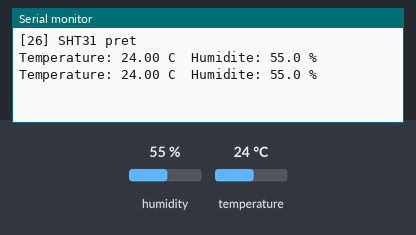
This sketch was run on a simulated Arduino Uno, built with avr-gcc and run on an emulated ATmega328P. Parts: the last lines printed to the serial monitor. Inputs (shaded band) come from the test bench; at power-on: humidity 55 %, temperature 24 °C.

Above: at 1.8 s.
1.9 s: humidity set to 22 %
At 3.0 s:
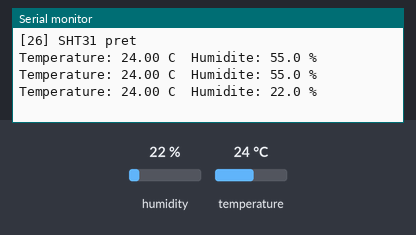
3.4 s: temperature set to 12 °C
At 4.7 s:
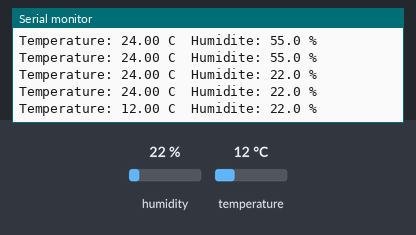
4.9 s: humidity set to 40 %
At 6.1 s:
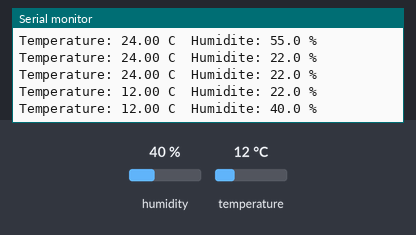
Timing chart, 0 to 7.9 s (numbered marks = the images above; inputs shaded):
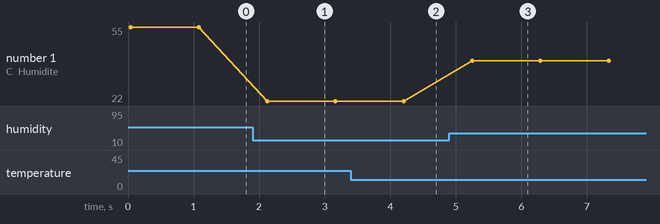

Measured:
- after the input at 1.9 s, the serial monitor: prints a new line after 0.22 s (image 1)
- after the input at 3.4 s, the serial monitor: prints a new line after 0.81 s (image 2)
- after the input at 4.9 s, the serial monitor: prints a new line after 0.35 s (image 3)
- plotted number 1: 55 → 22 after the input at 1.9 s, 22 → 40 after the input at 4.9 s

The sketch:

26_SHT31_Temperature_Humidite.ino
```cpp
/*
 * =====================================================================
 *  Arduino Lab Nexus v6.1.0 STABLE  -  SHT31 Température/Humidité
 * =====================================================================
 *  Explication : Lit la température et l'humidité d'un SHT31 de précision en I2C.
 *  Carte       : Arduino UNO / Nano (ATmega328P) - compatible Mega
 *  Moniteur    : 9600 bauds
 *
 *  Câblage :
 *   Arduino 3.3V   -> SHT31 VCC
 *   Arduino GND    -> SHT31 GND
 *   Arduino A4     -> SHT31 SDA
 *   Arduino A5     -> SHT31 SCL
 *
 *  Bibliothèques requises (arduino-cli lib install "...") : Adafruit SHT31 Library, Adafruit BusIO
 * =====================================================================
 */
// @libs: Adafruit SHT31 Library|Adafruit BusIO

#include <Wire.h>
#include <Adafruit_SHT31.h>

// Objet capteur
Adafruit_SHT31 sht31 = Adafruit_SHT31();

void setup() {
  Serial.begin(9600);
  // Adresse 0x44 (ou 0x45 selon le module)
  if (!sht31.begin(0x44)) {
    Serial.println(F("SHT31 introuvable, verifier le cablage"));
    while (true) {}
  }
  Serial.println(F("[26] SHT31 pret"));
}

void loop() {
  float t = sht31.readTemperature();
  float h = sht31.readHumidity();
  // Vérifie que la lecture est valide
  if (isnan(t) || isnan(h)) {
    Serial.println(F("Erreur de lecture SHT31"));
  } else {
    Serial.print(F("Temperature: ")); Serial.print(t, 2); Serial.print(F(" C  "));
    Serial.print(F("Humidite: "));    Serial.print(h, 1); Serial.println(F(" %"));
  }
  delay(1000);
}
```
